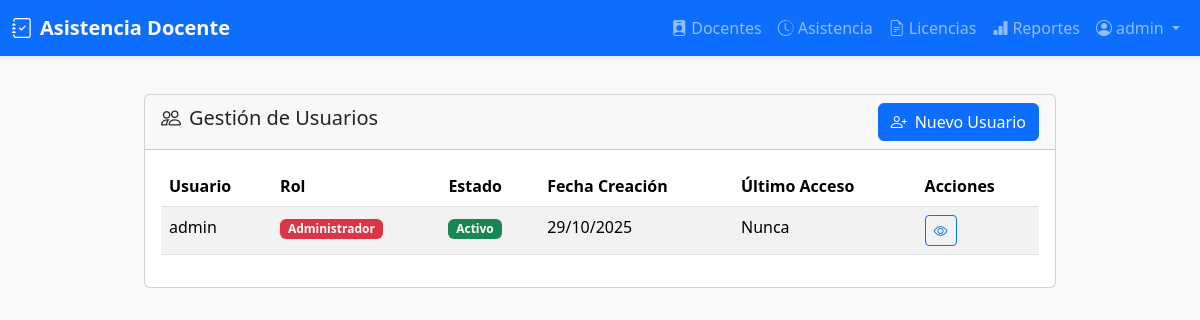
/auth/users (signed in), run on an earlier commit of the app's database.
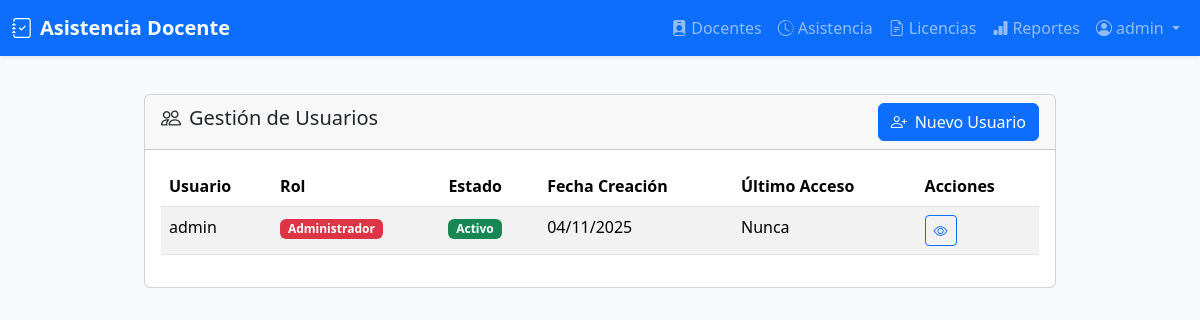
And on a later commit of the database.
### models/usuario.py (models this page shows, shortened)
class Usuario(UserMixin, db.Model):
    __tablename__ = 'usuarios'
    id = db.Column(db.Integer, primary_key=True)
    username = db.Column(db.String(50), unique=True, nullable=False)
    password_hash = db.Column(db.String(128), nullable=False)
    rol = db.Column(db.String(20), nullable=False)  # admin, talento_humano
    activo = db.Column(db.Boolean, default=True)
    fecha_creacion = db.Column(db.DateTime, default=db.func.current_timestamp())
    ultimo_acceso = db.Column(db.DateTime)
    def is_admin(self):
        return self.rol == 'admin'

### blueprints/auth/__init__.py (the view)
@auth_bp.route('/users')
@login_required
def users():
    if not current_user.is_admin():
        flash('No tienes permisos para acceder a esta página', 'danger')
        return redirect(url_for('dashboard.index'))
    usuarios = Usuario.query.order_by(Usuario.username).all()
    return render_template('auth/users.html', usuarios=usuarios)

### templates/auth/users.html
{% extends 'base.html' %}
{% block content %}
<div class="container py-4">
    <div class="row">
        <div class="col-md-12">
            <div class="card">
                <div class="card-header d-flex justify-content-between align-items-center">
                    <h5><i class="bi bi-people me-2"></i>Gestión de Usuarios</h5>
                    <a href="{{ url_for('auth.register') }}" class="btn btn-primary">
                        <i class="bi bi-person-plus me-2"></i>Nuevo Usuario
                    </a>
                </div>
                <div class="card-body">
                    {% if usuarios %}
                        <div class="table-responsive">
                            <table class="table table-striped">
                                <thead>
                                    <tr>
                                        <th>Usuario</th>
                                        <th>Rol</th>
                                        <th>Estado</th>
                                        <th>Fecha Creación</th>
                                        <th>Último Acceso</th>
                                        <th>Acciones</th>
                                    </tr>
                                </thead>
                                <tbody>
                                    {% for usuario in usuarios %}
                                    <tr>
                                        <td>{{ usuario.username }}</td>
                                        <td>
                                            <span class="badge bg-{{ 'danger' if usuario.is_admin() else 'primary' }}">
                                                {{ 'Administrador' if usuario.is_admin() else 'Talento Humano' }}
                                            </span>
                                        </td>
                                        <td>
                                            <span class="badge bg-{{ 'success' if usuario.activo else 'danger' }}">
                                                {{ 'Activo' if usuario.activo else 'Inactivo' }}
                                            </span>
                                        </td>
                                        <td>{{ usuario.fecha_creacion.strftime('%d/%m/%Y') if usuario.fecha_creacion else 'N/A' }}</td>
                                        <td>{{ usuario.ultimo_acceso.strftime('%d/%m/%Y %H:%M') if usuario.ultimo_acceso else 'Nunca' }}</td>
                                        <td>
                                            <div class="btn-group btn-group-sm">
                                                <a href="{{ url_for('auth.profile') }}" class="btn btn-outline-primary">
                                                    <i class="bi bi-eye"></i>
                                                </a>
                                            </div>
                                        </td>
                                    </tr>
                                    {% endfor %}
                                </tbody>
                            </table>
                        </div>
                    {% else %}
                        <div class="text-center text-muted py-4">
                            <i class="bi bi-people fs-1 mb-3"></i>
                            <p>No hay usuarios registrados</p>
                        </div>
                    {% endif %}
                </div>
            </div>
        </div>
    </div>
</div>
{% endblock %}

### templates/base.html (shortened to what this page needs)
<!DOCTYPE html>
<html lang="es">
<head>
  <link href="https://cdn.jsdelivr.net/npm/bootstrap@5.3.2/dist/css/bootstrap.min.css" rel="stylesheet">
  <link href="https://cdn.jsdelivr.net/npm/bootstrap-icons@1.10.5/font/bootstrap-icons.css" rel="stylesheet">
  <link href="https://cdn.jsdelivr.net/npm/select2@4.1.0-rc.0/dist/css/select2.min.css" rel="stylesheet" />
</head>
<body>
  <nav class="navbar navbar-expand-lg navbar-dark bg-primary fixed-top shadow-sm">
    <div class="container-fluid">
      <a class="navbar-brand" href="{{ url_for('dashboard.index') }}">
        <i class="bi bi-journal-check me-2"></i>Asistencia Docente
      </a>
      <div class="collapse navbar-collapse" id="navbarNav">
        <ul class="navbar-nav ms-auto">
          {% if current_user.is_authenticated %}
            <li class="nav-item"><a class="nav-link" href="{{ url_for('docentes.index') }}"><i class="bi bi-person-badge-fill me-1"></i>Docentes</a></li>
            <li class="nav-item"><a class="nav-link" href="{{ url_for('asistencia.reportes') }}"><i class="bi bi-clock-history me-1"></i>Asistencia</a></li>
            <li class="nav-item"><a class="nav-link" href="{{ url_for('licencias.index') }}"><i class="bi bi-file-earmark-text me-1"></i>Licencias</a></li>
            <li class="nav-item"><a class="nav-link" href="{{ url_for('reportes.reporte_incumplimientos') }}"><i class="bi bi-bar-chart-fill me-1"></i>Reportes</a></li>
            <li class="nav-item dropdown">
              <a class="nav-link dropdown-toggle" href="#" id="navbarDropdown" role="button"
                 data-bs-toggle="dropdown" aria-expanded="false">
                <i class="bi bi-person-circle me-1"></i>{{ current_user.username }}
              </a>
            </li>
          {% else %}
            <li class="nav-item"><a class="nav-link" href="{{ url_for('auth.login') }}"><i class="bi bi-box-arrow-in-right me-1"></i>Iniciar Sesión</a></li>
          {% endif %}
        </ul>
      </div>
    </div>
  </nav>
  <div class="container">
    {% block content %}{% endblock %}
  </div>
</body>
</html>

### templates/base.html (style rules this page uses)
body { padding-top: 70px; background-color: #f8f9fa; }
.container { max-width: 960px; }
.navbar-brand { font-weight: 600; }
.nav-link { font-weight: 500; }

What changed in the data, as far as the page shows it:
changed Usuario "admin": fecha_creacion "29/10/2025" → "04/11/2025"
